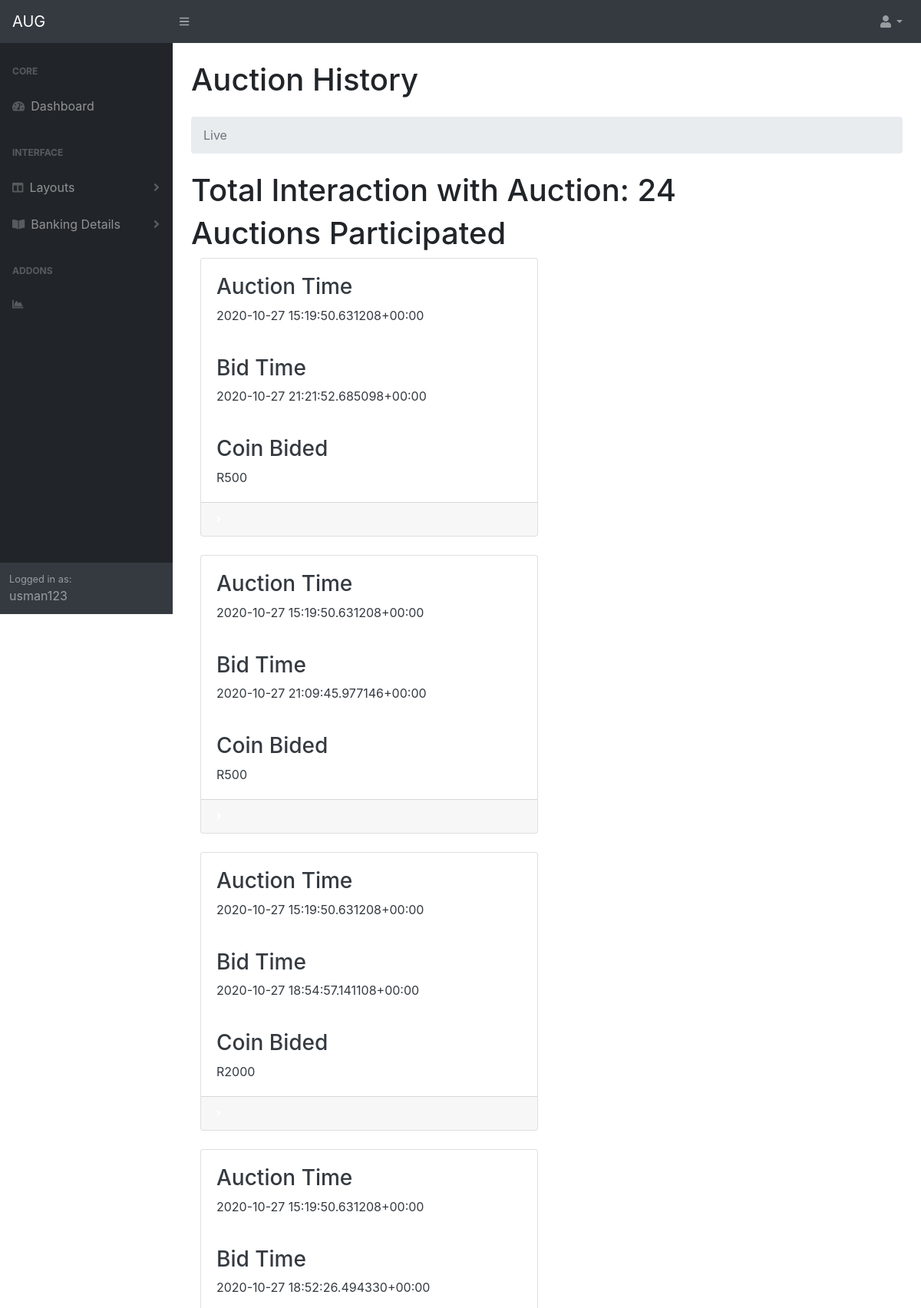
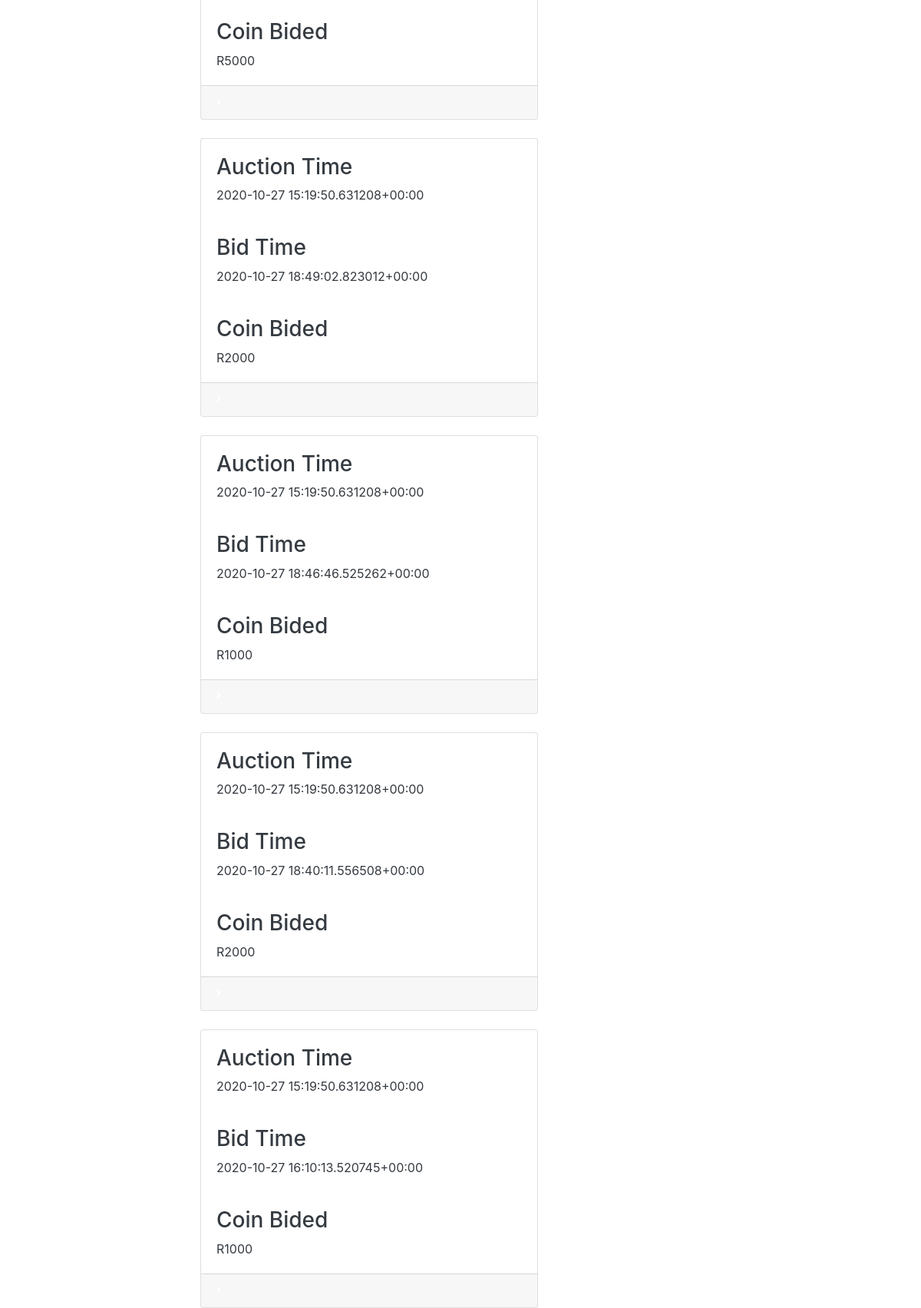
The app's page /AuctionHistory/ (signed in, upper part) with its own data (2 pictures, top to bottom).
### dashboard/models.py (models this page shows)
class Bids(models.Model):
    customer = models.ForeignKey(Customer, null=True, on_delete= models.SET_NULL)
    auction = models.ForeignKey(Auction, null=True, on_delete= models.SET_NULL)
    CATEGORY = (
			('500', 'R500'),
			('1000', 'R1000'),
			('2000', 'R2000'),
			('5000', 'R5000'),
			)
    bided =models.CharField(max_length=200, null=True, choices=CATEGORY)
    date_created = models.DateTimeField(auto_now_add=True, null=True)
    def __str__(self):
        return str(self.date_created)

class Auction(models.Model):
    created_by = models.CharField(max_length=200, null=True, blank=True)
    date_created = models.DateTimeField(auto_now_add=True, null=True)
    def __str__(self):
        return str(self.date_created)

### dashboard/views.py (the view)
# urls.py: path('AuctionHistory/', views.auctionhistory, name="auction_history"),
def auctionhistory(request):
    customer = request.user.customer
    bids = customer.bids_set.all().order_by('-date_created')
    totalauctions = bids.count()
    context = {
        'customer': customer,
        'bids': bids,
        'totalauctions': totalauctions,
    }
    return render(request, 'dashboard/dist/AuctionHistory.html', context)

### dashboard/templates/dashboard/dist/AuctionHistory.html (shortened to what this page needs)
<!DOCTYPE html>
{% load static %}
<html lang="en">
    <head>
        <link href="{%static 'css/styles.css' %}" rel="stylesheet" />
        <link href="https://cdn.datatables.net/1.10.20/css/dataTables.bootstrap4.min.css" rel="stylesheet" />
    </head>
    <body class="sb-nav-fixed">
        <nav class="sb-topnav navbar navbar-expand navbar-dark bg-dark">
            <a class="navbar-brand" href="index.html">AUG</a>
            <button class="btn btn-link btn-sm order-1 order-lg-0" id="sidebarToggle" href="#"><i class="fas fa-bars"></i></button>
            <ul class="navbar-nav ml-auto ml-md-0">
                <li class="nav-item dropdown">
                    <a class="nav-link dropdown-toggle" id="userDropdown" href="#" role="button" data-toggle="dropdown" aria-haspopup="true" aria-expanded="false"><i class="fas fa-user fa-fw"></i></a>
                </li>
            </ul>
        </nav>
        <div id="layoutSidenav">
            <div id="layoutSidenav_nav">
                <nav class="sb-sidenav accordion sb-sidenav-dark" id="sidenavAccordion">
                    <div class="sb-sidenav-menu">
                        <div class="nav">
                            <div class="sb-sidenav-menu-heading">Core</div>
                            <a class="nav-link" href="{% url 'dashboard' %}">
                                <div class="sb-nav-link-icon"><i class="fas fa-tachometer-alt"></i></div>
                                Dashboard
                            </a>
                            <div class="sb-sidenav-menu-heading">Interface</div>
                            <a class="nav-link collapsed" href="#" data-toggle="collapse" data-target="#collapseLayouts" aria-expanded="false" aria-controls="collapseLayouts">
                                <div class="sb-nav-link-icon"><i class="fas fa-columns"></i></div>
                                Layouts
                                <div class="sb-sidenav-collapse-arrow"><i class="fas fa-angle-down"></i></div>
                            </a>
                            <a class="nav-link collapsed" href="#" data-toggle="collapse" data-target="#collapsePages" aria-expanded="false" aria-controls="collapsePages">
                                <div class="sb-nav-link-icon"><i class="fas fa-book-open"></i></div>
                               Banking Details
                                <div class="sb-sidenav-collapse-arrow"><i class="fas fa-angle-down"></i></div>
                            </a>
                            <div class="sb-sidenav-menu-heading">Addons</div>
                            <a class="nav-link" href="{% url 'logout' %}">
                                <div class="sb-nav-link-icon"><i class="fas fa-chart-area"></i></div>
                            </a>
                        </div>
                    </div>
                    <div class="sb-sidenav-footer">
                        <div class="small">Logged in as:</div>
                        {{request.user}}
                    </div>
                </nav>
            </div>
            <div id="layoutSidenav_content">
                <main>
                    <div class="container-fluid">
                        <h1 class="mt-4">Auction History</h1>
                        <ol class="breadcrumb mb-4">
                            <li class="breadcrumb-item active">Live</li>
                        </ol>
                        <h1>Total Interaction with Auction: {{totalauctions}}</h1>
                            <h1>Auctions Participated</h1>
                                {% for bid in bids %}
                                    <div class="col-lg-6">
                                        <div class="card  text-dark mb-4">
                                            <div class="card-body"><h3>Auction Time</h3> {{bid.auction}}</div>
                                            <div class="card-body"><h3>Bid Time</h3>  {{bid}}</div>
                                            <div class="card-body"><h3>Coin Bided</h3> R{{bid.bided}}</div>
                                            <div class="card-footer d-flex align-items-center justify-content-between">
                                                <div class="small text-white"><i class="fas fa-angle-right"></i></div>
                                            </div>
                                        </div>
                                    </div>
                                {% endfor %}
                </main>
            </div>
        </div>
    </body>
</html>

### records on screen
Bids: auction "2020-10-27 15:19:50.631208+00:00", date_created "2020-10-27 21:21:52.685098+00:00", bided "500"
Bids: auction "2020-10-27 15:19:50.631208+00:00", date_created "2020-10-27 21:09:45.977146+00:00", bided "500"
Bids: auction "2020-10-27 15:19:50.631208+00:00", date_created "2020-10-27 18:54:57.141108+00:00", bided "2000"
Bids: auction "2020-10-27 15:19:50.631208+00:00", date_created "2020-10-27 18:52:26.494330+00:00", bided "5000"
Bids: auction "2020-10-27 15:19:50.631208+00:00", date_created "2020-10-27 18:49:02.823012+00:00", bided "2000"
Bids: auction "2020-10-27 15:19:50.631208+00:00", date_created "2020-10-27 18:46:46.525262+00:00", bided "1000"
Bids: auction "2020-10-27 15:19:50.631208+00:00", date_created "2020-10-27 18:40:11.556508+00:00", bided "2000"
Bids: auction "2020-10-27 15:19:50.631208+00:00", date_created "2020-10-27 16:10:13.520745+00:00", bided "1000"

### other values on screen
{{ request.user }} "usman123"
{{ totalauctions }} "24"
